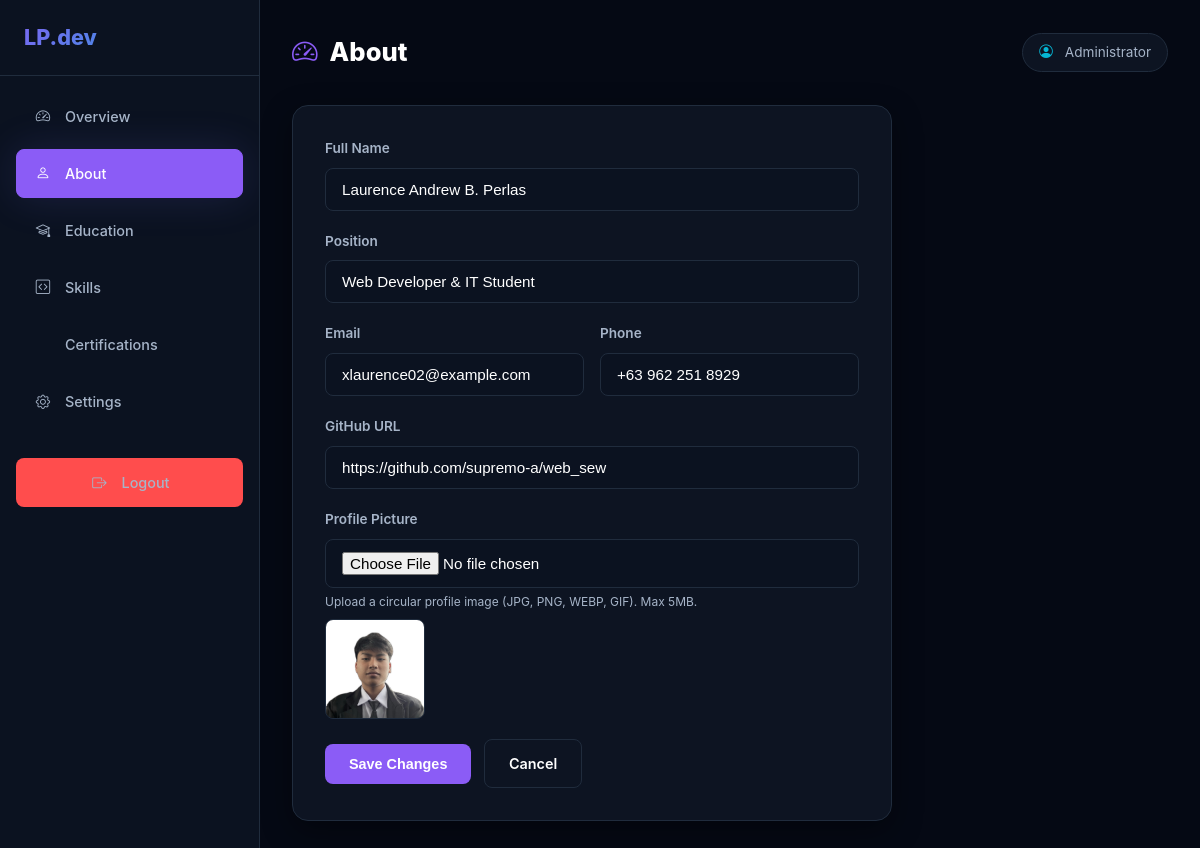
The page /admin/about.php (signed in) on the database as committed earlier.
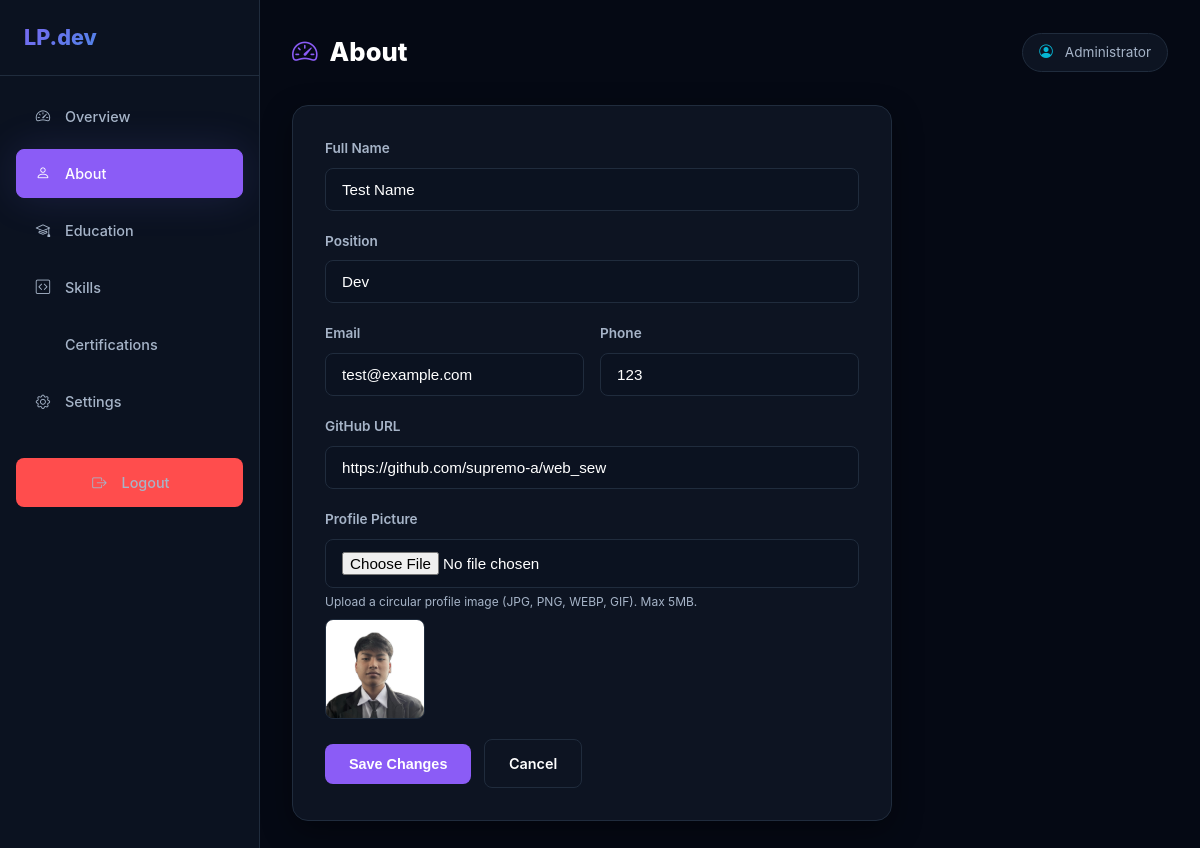
The same page on the database as committed later.
### tables this page shows
CREATE TABLE `profile` (
  `id` int(11) NOT NULL AUTO_INCREMENT,
  `full_name` varchar(100) NOT NULL DEFAULT 'Laurence Andrew B. Perlas',
  `position` varchar(100) NOT NULL DEFAULT 'Web Developer & IT Student',
  `email` varchar(100) NOT NULL DEFAULT 'xlaurence02@example.com',
  `phone` varchar(30) NOT NULL DEFAULT '+63 962 251 8929',
  `github_url` varchar(255) NOT NULL DEFAULT 'https://github.com/xlaurence02',
  `profile_image` varchar(255) NOT NULL DEFAULT 'assets/images/profile-placeholder.svg',
  `updated_at` timestamp NOT NULL DEFAULT current_timestamp() ON UPDATE current_timestamp(),
  PRIMARY KEY (`id`)
);

### config.php (called while the page is built, shortened)
<?php
if (!function_exists('h')) {
    function h(string $value = null): string {
        return htmlspecialchars((string)$value, ENT_QUOTES | ENT_HTML5, 'UTF-8');
    }
}

### admin/about.php (the view, shortened to what this page needs)
<?php
require_once __DIR__ . '/header.php';
$profile = $pdo->query("SELECT * FROM profile LIMIT 1")->fetch();
?>
    <div class="form-card">
        <form method="POST" enctype="multipart/form-data" id="aboutForm">
            <div class="form-group">
                <label>Full Name</label>
                <input type="text" name="full_name" value="<?= h($profile['full_name'] ?? '') ?>" required>
            </div>
            <div class="form-group">
                <label>Position</label>
                <input type="text" name="position" value="<?= h($profile['position'] ?? '') ?>" required>
            </div>
            <div class="form-row">
                <div class="form-group">
                    <label>Email</label>
                    <input type="email" name="email" value="<?= h($profile['email'] ?? '') ?>" required>
                </div>
                <div class="form-group">
                    <label>Phone</label>
                    <input type="tel" name="phone" value="<?= h($profile['phone'] ?? '') ?>" required>
                </div>
            </div>
            <div class="form-group">
                <label>GitHub URL</label>
                <input type="url" name="github_url" value="<?= h($profile['github_url'] ?? '') ?>" placeholder="https://github.com/username">
            </div>
            <div class="form-group">
                <label>Profile Picture</label>
                <input type="file" name="profile_image" accept="image/*" onchange="previewImage(this, 'profilePreview')">
                <div class="file-hint">Upload a circular profile image (JPG, PNG, WEBP, GIF). Max 5MB.</div>
                <?php if (!empty($profile['profile_image'])): ?>
                    <img src="<?= h($profile['profile_image']) ?>" id="profilePreview" class="img-preview" alt="Preview" onerror="this.style.display='none'">
                <?php else: ?>
                    <img id="profilePreview" class="img-preview" alt="Preview" style="display:none;">
                <?php endif; ?>
            </div>
            <button type="submit" class="btn">Save Changes</button>
            <a href="index.php" class="btn btn-outline" style="margin-left:0.5rem;">Cancel</a>
        </form>
    </div>
<?php require_once __DIR__ . '/footer.php'; ?>

Rows that differ between the two databases and show on the page:
changed profile "https://github.com/supremo-a/web_sew": full_name "Laurence Andrew B. Perlas" → "Test Name"; position "Web Developer & IT Student" → "Dev"; email "xlaurence02@example.com" → "test@example.com"; phone "+63 962 251 8929" → "123"
